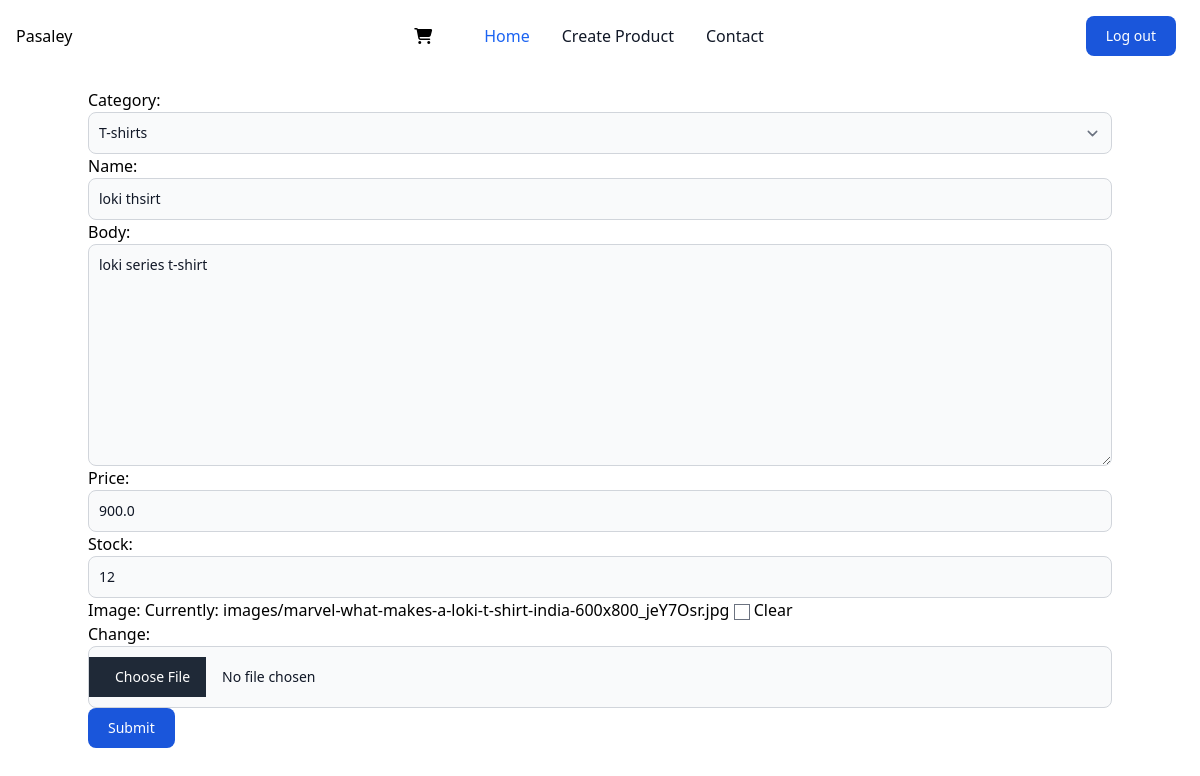
Before: /update_product/1 (signed in) with the older database file.
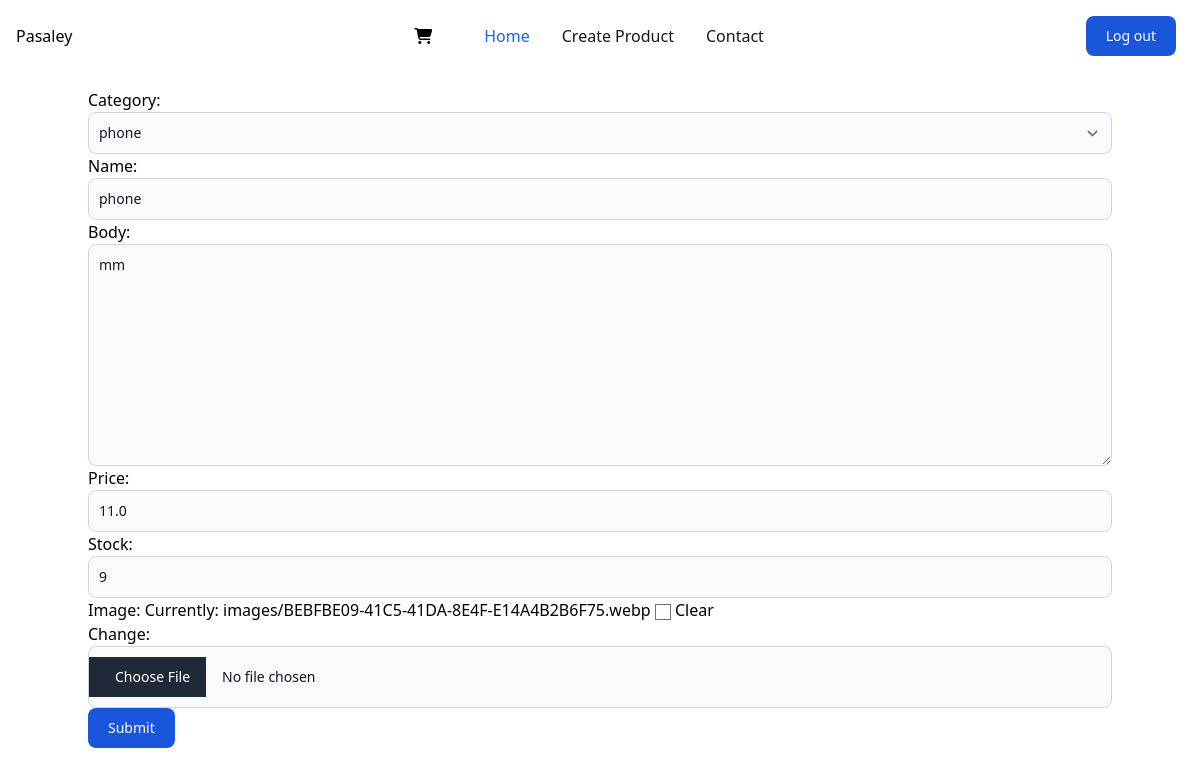
After: the same page with the newer database file.
### Home/models.py (models this page shows, shortened)
class Product(models.Model):
    category = models.ForeignKey(category, on_delete=models.CASCADE)
    name = models.CharField(max_length=200)
    price = models.FloatField()
    stock = models.IntegerField()
    created_at = models.DateTimeField(auto_now_add=True)
    author = models.ForeignKey(User, on_delete=models.CASCADE)
    body = models.TextField(max_length=50000)
    image = models.ImageField(upload_to='images/', null=True, blank=True)

class category(models.Model):
    name = models.CharField(max_length=200)
    def __str__(self):
        return self.name

### Home/views.py (the view, shortened to what this page needs)
# urls.py: path('update_product/<int:pk>', views.update_product, name='update_product'),
@login_required
def update_product(request, pk):
    if request.user == get_object_or_404(Product, pk=pk).author:
        product = get_object_or_404(Product, pk=pk)
        form = ProductForm(instance=product)
        context = {'form': form}
        return render(request, 'Home/create.html', context)
    else:
        return HttpResponse("<h1> You are not allowed to edit this product </h1>", status=403)

### Home/forms.py
class ProductForm(forms.ModelForm):
    class Meta:
        model = Product
        fields = ['category','name','body','price','stock','image']
    def __init__(self, *args, **kwargs):
        super().__init__(*args, **kwargs)
        for field in self.fields:
            self.fields[field].widget.attrs['class'] = input_css_class

### Home/templates/Home/create.html (shortened to what this page needs)
{% extends 'base.html' %}
{% block content %}
<form enctype="multipart/form-data" method="post">
{{form.as_p}}
<input type="submit" value="Submit" class="btn-submit">
</form>
{% endblock %}

Changed rows visible on the page:
changed Product: category "T-shirts" → "phone"; body "loki series t-shirt" → "mm"; price "900.0" → "11.0"; stock "12" → "9"
changed category: name "loki thsirt" → "phone"
Other visible differences:
text no longer shown: "Category: Name: Body: Price: Stock: Image: Currently: images/marvel-what-makes-a-loki-t-shirt-india-600x800_jeY7Osr.jpg Clear Change:"
text now shown: "Category: Name: Body: Price: Stock: Image: Currently: images/BEBFBE09-41C5-41DA-8E4F-E14A4B2B6F75.webp Clear Change:"
